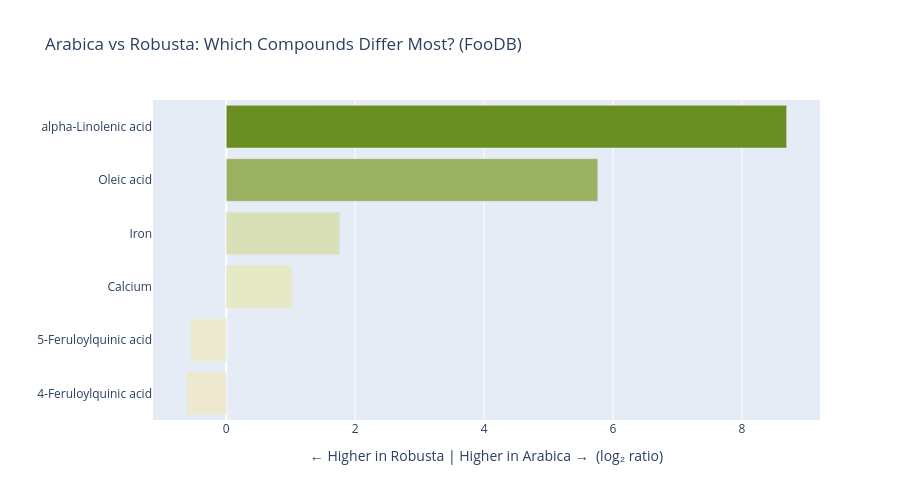

The code cell stored with this chart in its notebook:
### Code cell
# Broader Arabica vs Robusta comparison from FooDB (larger compound set)
arabica = foodb[foodb["food_name"] == "Arabica coffee"].groupby("compound_name")["content"].mean().dropna()
robusta = foodb[foodb["food_name"] == "Robusta coffee"].groupby("compound_name")["content"].mean().dropna()
both = pd.DataFrame({"arabica": arabica, "robusta": robusta}).dropna()
both["ratio"] = both["arabica"] / both["robusta"].replace(0, np.nan)
both["log_ratio"] = np.log2(both["ratio"])

# Focus on compounds with meaningful concentrations and divergent ratios
sig = both[(both["arabica"] > 1) | (both["robusta"] > 1)].copy()
sig = sig[sig["log_ratio"].abs() > 0.3]  # >1.23x difference
sig = sig.sort_values("log_ratio")

fig = px.bar(
    sig.reset_index(),
    x="log_ratio", y="compound_name",
    orientation="h",
    title="Arabica vs Robusta: Which Compounds Differ Most? (FooDB)",
    labels={"log_ratio": "← Higher in Robusta | Higher in Arabica →  (log₂ ratio)", "compound_name": ""},
    color="log_ratio",
    color_continuous_scale=["#8B4513", "#f5f5dc", "#6B8E23"],
    color_continuous_midpoint=0,
)
fig.update_layout(height=500, yaxis=dict(categoryorder="total ascending"), coloraxis_showscale=False)
fig.show()

### Figure 1 — Plotly figure (JSON) as saved in the notebook; plotly's stock layout.template omitted (floating-point values rounded to 4 significant figures)
{"data": [{"hovertemplate": "← Higher in Robusta | Higher in Arabica →  (log₂ ratio)=%{marker.color}<br>=%{y}<extra></extra>", "legendgroup": "", "marker": {"color": [-0.619, -0.5572, 1.022, 1.761, 5.764, 8.693], "coloraxis": "coloraxis", "pattern": {"shape": ""}}, "name": "", "orientation": "h", "showlegend": false, "textposition": "auto", "type": "bar", "x": [-0.619, -0.5572, 1.022, 1.761, 5.764, 8.693], "xaxis": "x", "y": ["4-Feruloylquinic acid", "5-Feruloylquinic acid", "Calcium", "Iron", "Oleic acid", "alpha-Linolenic acid"], "yaxis": "y"}], "layout": {"barmode": "relative", "coloraxis": {"cmid": 0, "colorbar": {"title": {"text": "← Higher in Robusta | Higher in Arabica →  (log₂ ratio)"}}, "colorscale": [[0, "#8B4513"], [0.5, "#f5f5dc"], [1, "#6B8E23"]], "showscale": false}, "height": 500, "legend": {"tracegroupgap": 0}, "title": {"text": "Arabica vs Robusta: Which Compounds Differ Most? (FooDB)"}, "xaxis": {"anchor": "y", "domain": [0, 1], "title": {"text": "← Higher in Robusta | Higher in Arabica →  (log₂ ratio)"}}, "yaxis": {"anchor": "x", "categoryorder": "total ascending", "domain": [0, 1], "title": {"text": ""}}}}
